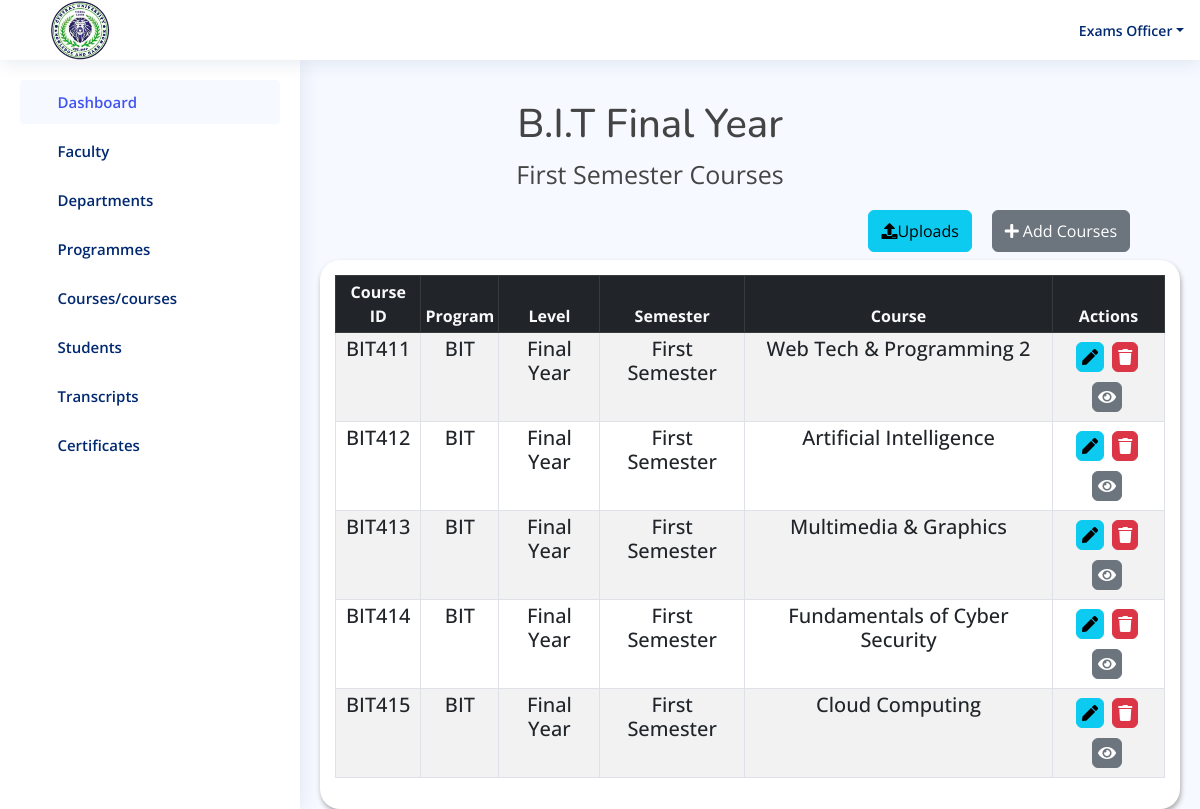
The app's page /result/bit_year4_first_semester/ (signed in) with its own data.
### result/models.py (models this page shows, shortened)
class bit_year4_semester1(models.Model):
    code = models.CharField(max_length=50, default='')
    program = models.ForeignKey(Program, on_delete=models.CASCADE)
    level = models.CharField(max_length=20, choices=YEAR4_LEVEL4)
    semester = models.CharField(max_length=20,choices=YEAR4_SEMESTER1)
    course = models.CharField(max_length=50)

class Program(models.Model):
    program = models.CharField(max_length=100)
    department = models.ForeignKey(Department, on_delete=models.CASCADE)
    def __str__(self):
        return self.program

### result/views.py (the view)
# urls.py: path('bit_year4_first_semester/', views.bit_year4_first_semester, name='bit_year4_first_semester'),
@login_required(login_url='login')
def bit_year4_first_semester(request):
    bit_yr4_sem1 = bit_year4_semester1.objects.all()
    if request.method == 'POST':
        form = BitCourseForm7(request.POST)
        if form.is_valid():
            course = form.cleaned_data['course']
            if bit_year4_semester1.objects.filter(course=course).exists():
                messages.error(request, f"'{course}' already exists!")
                return redirect('bit_year4_first_semester')  # Redirect back to the faculty page without saving the form
            form.save()
            messages.success(request, "Course has been added!")
            return redirect('bit_year4_first_semester')
    else:
        form = BitCourseForm7()
    return render(request, 'result/bit_year4_first_semester.html', {'bit_yr4_sem1': bit_yr4_sem1, 'form': form})

### templates/result/bit_year4_first_semester.html (shortened to what this page needs)
{% load static %}
<!DOCTYPE html>
<html lang="en">
<head>
  <link href="https://cdn.datatables.net/v/bs5/jszip-2.5.0/dt-1.13.4/b-2.3.6/b-html5-2.3.6/b-print-2.3.6/datatables.min.css" rel="stylesheet"/>
   <link rel="stylesheet" href="https://cdnjs.cloudflare.com/ajax/libs/font-awesome/5.15.4/css/all.min.css" />
  <link href="{% static 'assets/vendor/bootstrap/css/bootstrap.min.css' %}" rel="stylesheet">
  <link href="{% static 'assets/vendor/bootstrap-icons/bootstrap-icons.css' %}" rel="stylesheet">
  <link href="{% static 'assets/vendor/boxicons/css/boxicons.min.css' %}" rel="stylesheet">
  <link href="{% static 'assets/vendor/quill/quill.snow.css' %}" rel="stylesheet">
  <link href="{% static 'assets/vendor/quill/quill.bubble.css' %}" rel="stylesheet">
  <link href="{% static 'assets/vendor/remixicon/remixicon.css' %}" rel="stylesheet">
  <link href="{% static 'assets/vendor/simple-datatables/style.css' %}" rel="stylesheet">
  <link href="{% static 'assets/style.css'%}" rel="stylesheet">
  <link rel="stylesheet" href="{% static 'assets/css/result.css' %}">
</head>
<body>
 <header id="header" class="header fixed-top d-flex align-items-center">
  <div class="d-flex align-items-center justify-content-between">
    <img style="width: 60px; margin-left: -250px; margin-right: 50px; margin-top: 30px; margin-bottom:30px;"  src="{% static 'assets/img/cusl.jpeg' %}" alt="">
    <i class="bi bi-list toggle-sidebar-btn"></i>
  </div>
  <nav class="header-nav ms-auto">
    <ul class="d-flex align-items-center">
      <li class="nav-item dropdown pe-3">
        <a class="nav-link nav-profile d-flex align-items-center pe-0" href="#" data-bs-toggle="dropdown">
          <span class="d-none d-md-block dropdown-toggle ps-2">Exams Officer</span>
        </a>
      </li>
    </ul>
  </nav>
</header>
 <aside id="sidebar" class="sidebar">
  <ul class="sidebar-nav" id="sidebar-nav">
    <li class="nav-item">
      <a class="nav-link " href="{% url 'admin1' %}">
        <i class="bi bi-grid"></i>
        <span>Dashboard</span>
      </a>
    </li>
    <li class="nav-item">
      <a class="nav-link collapsed" data-bs-target="#components-nav" data-bs-toggle="collapse" href="#">
        <i class="bi bi-menu-button-wide"></i><span>Faculty</span><i class="bi bi-chevron-down ms-auto"></i>
      </a>
    </li>
    <li class="nav-item">
      <a class="nav-link collapsed" data-bs-target="#forms-nav" data-bs-toggle="collapse" href="#">
        <i class="bi bi-journal-text"></i><span>Departments</span><i class="bi bi-chevron-down ms-auto"></i>
      </a>
    </li>
    <li class="nav-item">
      <a class="nav-link collapsed" data-bs-target="#tables-nav" data-bs-toggle="collapse" href="#">
        <i class="bi bi-layout-text-window-reverse"></i><span>Programmes</span><i class="bi bi-chevron-down ms-auto"></i>
      </a>
    </li>
    <li class="nav-item">
      <a class="nav-link collapsed" data-bs-target="#charts-nav" data-bs-toggle="collapse" href="#">
        <i class="bi bi-bar-chart"></i><span>Courses/courses</span><i class="bi bi-chevron-down ms-auto"></i>
      </a>
    </li>
    <li class="nav-item">
      <a class="nav-link collapsed" data-bs-target="#icon-nav" data-bs-toggle="collapse" href="#">
        <i class="bi bi-person"></i><span>Students</span><i class="bi bi-chevron-down ms-auto"></i>
      </a>
    </li>
    <li class="nav-item">
      <a class="nav-link collapsed" data-bs-target="#iconnavi" data-bs-toggle="collapse" href="#">
        <i class="bi bi-person"></i><span>Transcripts</span><i class="bi bi-chevron-down ms-auto"></i>
      </a>
    </li>
    <li class="nav-item">
      <a class="nav-link collapsed" data-bs-target="#iconnav" data-bs-toggle="collapse" href="#">
        <i class="bi bi-person"></i><span>Certificates</span><i class="bi bi-chevron-down ms-auto"></i>
      </a>
    </li>
  </ul>
</aside>
    <div class="container" style="margin-top:100px;">
      <div class="col-md-12">
        <h1 class="text-center" style="margin-left:100px;">B.I.T Final Year</h1>
        <p class="text-center" style="margin-left:100px; font-size: 25px;">First Semester Courses</p>
    </div>
        </div>
        <div class="row">
          <div class="col-md-12">
              <div class="d-flex justify-content-end">
                <a href="{% url 'upload_bit_course7' %}" class="btn btn-info btn mb-2  py-2"
                   style="margin-right:20px;" type="submit">
                  <i class="fa fa-upload" aria-hidden="true"></i>Uploads</a>
                  <a href="" class="btn btn-secondary btn mb-2  py-2"
                  data-bs-toggle="modal" data-bs-target="#exampleModal" style="margin-right:70px;">
                  <i class="fas fa-plus">&nbsp;</i>Add Courses</a>
              </div>
          </div>
      </div>
        <div class="row ml-5 pl-5">
            <div class="col-12">
                <div class="data_table" style="margin-left:320px; margin-right: 20px;">
                    <table id="example" class="table table-striped table-bordered table-sm" >
                        <thead class="table-dark text-center text-light">
                            <tr>
                                <th  class="text-center">Course ID</th>
                                <th  class="text-center">Program</th>
                                <th  class="text-center">Level</th>
                                <th  class="text-center">Semester</th>
                                <th  class="text-center">Course</th>
                                <th  class="text-center">Actions</th>
                            </tr>
                        </thead>
                        <tbody  class="text-center h5">
                          {% for obj in bit_yr4_sem1 %}
                            <tr>
                                <td>{{ obj.code }}</td>
                                <td>{{ obj.program }}</td>
                                <td>{{ obj.level }}</td>
                                <td>{{ obj.semester }}</td>
                                <td>{{ obj.course }}</td>
                                    <td>
                                        <a href="{% url 'edit_bit_year4_first_semester' obj.id %}" class="btn btn-info" title="Edit Patient">
                                            <i class="fas fa-pen"></i>
                                        </a>
                                        <a href="{% url 'delete_bit_year4_first_semester' obj.id %}"  class="btn btn-danger" title="Edit Patient">
                                            <i class="fas fa-trash"></i>
                                        </a>
                                        <a href="{% url 'view_bit_year4_first_semester' obj.id %}"  class="btn btn-secondary" title="Edit Patient">
                                            <i class="fas fa-eye"></i>
                                        </a>
                                    </td>
                            </tr>
                            {% endfor %}
                        </tbody>
                    </table>
                </div>
            </div>
        </div>
</body>
</html>

### static/assets/style.css (style rules this page uses)
:root { scroll-behavior: smooth; }
body { font-family: "Open Sans", sans-serif; background: #f6f9ff; color: #444444; }
a { color: #4154f1; text-decoration: none; }
h1, h2, h3, h4, h5, h6 { font-family: "Nunito", sans-serif; }
.header { transition: all 0.5s; z-index: 997; height: 60px; box-shadow: 0px 2px 20px rgba(1, 41, 112, 0.1); background-color: #fff; padding-left: 20px; }
.header .toggle-sidebar-btn { font-size: 32px; padding-left: 10px; cursor: pointer; color: #012970; }
.header-nav ul { list-style: none; }
.header-nav>ul { margin: 0; padding: 0; }
.header-nav .nav-profile { color: #012970; }
.header-nav .nav-profile span { font-size: 14px; font-weight: 600; }
.sidebar { position: fixed; top: 60px; left: 0; bottom: 0; width: 300px; z-index: 996; transition: all 0.3s; padding: 20px; overflow-y: auto; scrollbar-width: thin; scrollbar-color: #aab7cf transparent; box-shadow: 0px 0px 20px rgba(1, 41, 112, 0.1); background-color: #fff; }
.sidebar-nav { padding: 0; margin: 0; list-style: none; }
.sidebar-nav li { padding: 0; margin: 0; list-style: none; }
.sidebar-nav .nav-item { margin-bottom: 5px; }
.sidebar-nav .nav-link { display: flex; align-items: center; font-size: 15px; font-weight: 600; color: #4154f1; transition: 0.3; background: #f6f9ff; padding: 10px 15px; border-radius: 4px; }
.sidebar-nav .nav-link i { font-size: 16px; margin-right: 10px; color: #4154f1; }
.sidebar-nav .nav-link.collapsed { color: #012970; background: #fff; }
.sidebar-nav .nav-link.collapsed i { color: #899bbd; }
.sidebar-nav .nav-link .bi-chevron-down { margin-right: 0; transition: transform 0.2s ease-in-out; }

### static/assets/css/result.css (style rules this page uses)
.data_table { background: #fff; padding: 15px; box-shadow: 1px 3px 5px #aaa; border-radius: 20px; }
.data_table .btn { padding: 2px 5px; margin: 5px 3px 5px 0; }

### records on screen
bit_year4_semester1: code "BIT411", program "BIT", level "Final Year", semester "First Semester", course "Web Tech & Programming 2"
bit_year4_semester1: code "BIT412", program "BIT", level "Final Year", semester "First Semester", course "Artificial Intelligence"
bit_year4_semester1: code "BIT413", program "BIT", level "Final Year", semester "First Semester", course "Multimedia & Graphics"
bit_year4_semester1: code "BIT414", program "BIT", level "Final Year", semester "First Semester", course "Fundamentals of Cyber Security"
bit_year4_semester1: code "BIT415", program "BIT", level "Final Year", semester "First Semester", course "Cloud Computing"
